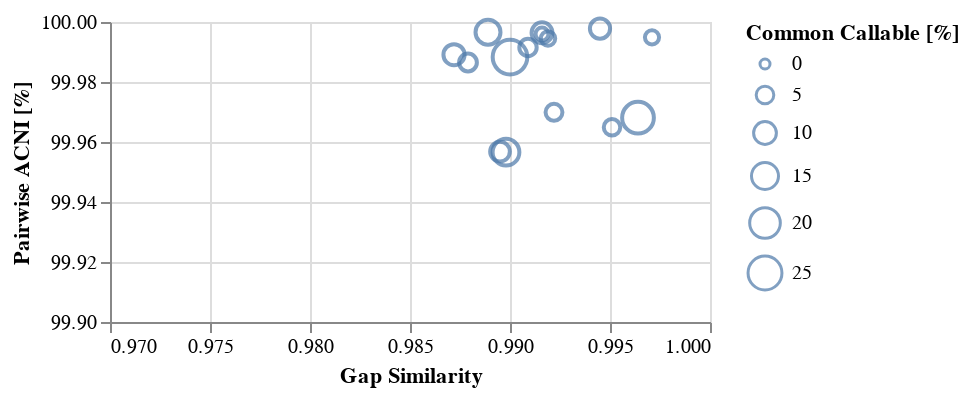

Notebook source saved alongside this figure:
### Code cell
c1 = alt.Chart(compare_pass_qc.reset_index()).mark_point().encode(
    alt.X('gapJaccardSim', scale=alt.Scale(zero=False, domain=[0.97, 1.0]), title="Gap Similarity"),
    alt.Y('singleAgreePct', scale=alt.Scale(zero=False, domain=[99.9, 100]), title="Pairwise ACNI [%]"),
    size=alt.Size('commonPct', type="quantitative", title="Common Callable [%]",
                  scale=alt.Scale(range=(25, 300))),
    tooltip=['sample1', 'sample2', 'ref', 'commonPct', 'singleAgreePct', 'gapJaccardSim', 'sharedAllelesPct']
)

c1.properties(width=300, height=150)

### Figure 1 — Vega-Lite specification as saved in the notebook (floating-point values rounded to 4 significant figures)
{"config": {"view": {"continuousWidth": 400, "continuousHeight": 300}}, "data": {"name": "data-f4a8f9c3208129116711ab5f7548c549"}, "mark": "point", "encoding": {"size": {"type": "quantitative", "field": "commonPct", "scale": {"range": [25, 300]}, "title": "Common Callable [%]"}, "tooltip": [{"type": "nominal", "field": "sample1"}, {"type": "nominal", "field": "sample2"}, {"type": "nominal", "field": "ref"}, {"type": "quantitative", "field": "commonPct"}, {"type": "quantitative", "field": "singleAgreePct"}, {"type": "quantitative", "field": "gapJaccardSim"}, {"type": "quantitative", "field": "sharedAllelesPct"}], "x": {"type": "quantitative", "field": "gapJaccardSim", "scale": {"domain": [0.97, 1.0], "zero": false}, "title": "Gap Similarity"}, "y": {"type": "quantitative", "field": "singleAgreePct", "scale": {"domain": [99.9, 100], "zero": false}, "title": "Pairwise ACNI [%]"}}, "height": 150, "width": 300, "$schema": "https://vega.github.io/schema/vega-lite/v4.8.1.json", "datasets": {"data-f4a8f9c3208129116711ab5f7548c549": [{"sample1": "UMB11_03", "sample2": "UMB11_03.1", "ref": "Esch_coli_1190", "scaffold": "NZ_CP023386.1", "length": 4900891, "common": 126732, "commonPct": 2.586, "single": 126732, "singlePct": 100.0, "singleAgree": 126725, "singleAgreePct": 99.99, "sharedAlleles": 126725, "sharedAllelesPct": 99.99, "variants": 28, "variantPct": 0.0221, "commonVariant": 21, "commonVariantPct": 75.0, "variantExact": 21, "variantExactPct": 75.0, "AnotB": 2, "AnotBpct": 7.143, "AnotBweak": 2, "AnotBweakPct": 7.143, "BnotA": 5, "BnotApct": 17.86, "BnotAweak": 5, "BnotAweakPct": 17.86, "Agaps": 185085, "AsharedGaps": 163905, "AgapPct": 88.56, "Bgaps": 172806, "BsharedGaps": 172806, "BgapPct": 100.0, "gapJaccardSim": 0.9919, "enough_cov": true}, {"sample1": "UMB11_03", "sample2": "UMB11_06", "ref": "Esch_coli_1190", "scaffold": "NZ_CP023386.1", "length": 4900891, "common": 336010, "commonPct": 6.856, "single": 335954, "singlePct": 99.98, "singleAgree": 335809, "singleAgreePct": 99.96, "sharedAlleles": 335865, "sharedAllelesPct": 99.96, "variants": 279, "variantPct": 0.083, "commonVariant": 134, "commonVariantPct": 48.03, "variantExact": 78, "variantExactPct": 27.96, "AnotB": 23, "AnotBpct": 8.244, "AnotBweak": 17, "AnotBweakPct": 6.093, "BnotA": 174, "BnotApct": 62.37, "BnotAweak": 160, "BnotAweakPct": 57.35, "Agaps": 185085, "AsharedGaps": 163905, "AgapPct": 88.56, "Bgaps": 165099, "BsharedGaps": 158136, "BgapPct": 95.78, "gapJaccardSim": 0.9895, "enough_cov": true}, {"sample1": "UMB11_03", "sample2": "UMB11_07", "ref": "Esch_coli_1190", "scaffold": "NZ_CP023386.1", "length": 4900891, "common": 405110, "commonPct": 8.266, "single": 405067, "singlePct": 99.99, "singleAgree": 405023, "singleAgreePct": 99.99, "sharedAlleles": 405066, "sharedAllelesPct": 99.99, "variants": 200, "variantPct": 0.0494, "commonVariant": 156, "commonVariantPct": 78.0, "variantExact": 113, "variantExactPct": 56.5, "AnotB": 12, "AnotBpct": 6.0, "AnotBweak": 12, "AnotBweakPct": 6.0, "BnotA": 72, "BnotApct": 36.0, "BnotAweak": 65, "BnotAweakPct": 32.5, "Agaps": 185085, "AsharedGaps": 175075, "AgapPct": 94.59, "Bgaps": 171056, "BsharedGaps": 154895, "BgapPct": 90.55, "gapJaccardSim": 0.9872, "enough_cov": true}, {"sample1": "UMB11_03", "sample2": "UMB11_08", "ref": "Esch_coli_1190", "scaffold": "NZ_CP023386.1", "length": 4900891, "common": 117635, "commonPct": 2.4, "single": 117635, "singlePct": 100.0, "singleAgree": 117629, "singleAgreePct": 99.99, "sharedAlleles": 117629, "sharedAllelesPct": 99.99, "variants": 52, "variantPct": 0.0442, "commonVariant": 46, "commonVariantPct": 88.46, "variantExact": 46, "variantExactPct": 88.46, "AnotB": 3, "AnotBpct": 5.769, "AnotBweak": 3, "AnotBweakPct": 5.769, "BnotA": 3, "BnotApct": 5.769, "BnotAweak": 2, "BnotAweakPct": 3.846, "Agaps": 185085, "AsharedGaps": 145541, "AgapPct": 78.63, "Bgaps": 158445, "BsharedGaps": 146928, "BgapPct": 92.73, "gapJaccardSim": 0.9971, "enough_cov": true}, {"sample1": "UMB11_03", "sample2": "UMB11_11", "ref": "Esch_coli_1190", "scaffold": "NZ_CP023386.1", "length": 4900891, "common": 611275, "commonPct": 12.47, "single": 611224, "singlePct": 99.99, "singleAgree": 611203, "singleAgreePct": 100.0, "sharedAlleles": 611254, "sharedAllelesPct": 100.0, "variants": 242, "variantPct": 0.0396, "commonVariant": 221, "commonVariantPct": 91.32, "variantExact": 174, "variantExactPct": 71.9, "AnotB": 16, "AnotBpct": 6.612, "AnotBweak": 13, "AnotBweakPct": 5.372, "BnotA": 34, "BnotApct": 14.05, "BnotAweak": 29, "BnotAweakPct": 11.98, "Agaps": 185085, "AsharedGaps": 185085, "AgapPct": 100.0, "Bgaps": 165998, "BsharedGaps": 165998, "BgapPct": 100.0, "gapJaccardSim": 0.9889, "enough_cov": true}, {"sample1": "UMB11_03.1", "sample2": "UMB11_06", "ref": "Esch_coli_1190", "scaffold": "NZ_CP023386.1", "length": 4900891, "common": 215863, "commonPct": 4.405, "single": 215823, "singlePct": 99.98, "singleAgree": 215758, "singleAgreePct": 99.97, "sharedAlleles": 215798, "sharedAllelesPct": 99.97, "variants": 133, "variantPct": 0.0616, "commonVariant": 68, "commonVariantPct": 51.13, "variantExact": 28, "variantExactPct": 21.05, "AnotB": 8, "AnotBpct": 6.015, "AnotBweak": 6, "AnotBweakPct": 4.511, "BnotA": 95, "BnotApct": 71.43, "BnotAweak": 95, "BnotAweakPct": 71.43, "Agaps": 172806, "AsharedGaps": 172806, "AgapPct": 100.0, "Bgaps": 165099, "BsharedGaps": 158136, "BgapPct": 95.78, "gapJaccardSim": 0.9922, "enough_cov": true}, {"sample1": "UMB11_03.1", "sample2": "UMB11_07", "ref": "Esch_coli_1190", "scaffold": "NZ_CP023386.1", "length": 4900891, "common": 252557, "commonPct": 5.153, "single": 252524, "singlePct": 99.99, "singleAgree": 252490, "singleAgreePct": 99.99, "sharedAlleles": 252523, "sharedAllelesPct": 99.99, "variants": 130, "variantPct": 0.0515, "commonVariant": 96, "commonVariantPct": 73.85, "variantExact": 63, "variantExactPct": 48.46, "AnotB": 7, "AnotBpct": 5.385, "AnotBweak": 6, "AnotBweakPct": 4.615, "BnotA": 56, "BnotApct": 43.08, "BnotAweak": 56, "BnotAweakPct": 43.08, "Agaps": 172806, "AsharedGaps": 172806, "AgapPct": 100.0, "Bgaps": 171056, "BsharedGaps": 148033, "BgapPct": 86.54, "gapJaccardSim": 0.9879, "enough_cov": true}, {"sample1": "UMB11_03.1", "sample2": "UMB11_08", "ref": "Esch_coli_1190", "scaffold": "NZ_CP023386.1", "length": 4900891, "common": 75899, "commonPct": 1.549, "single": 75897, "singlePct": 100.0, "singleAgree": 75894, "singleAgreePct": 100.0, "sharedAlleles": 75896, "sharedAllelesPct": 100.0, "variants": 20, "variantPct": 0.0264, "commonVariant": 17, "commonVariantPct": 85.0, "variantExact": 15, "variantExactPct": 75.0, "AnotB": 1, "AnotBpct": 5.0, "AnotBweak": 1, "AnotBweakPct": 5.0, "BnotA": 2, "BnotApct": 10.0, "BnotAweak": 2, "BnotAweakPct": 10.0, "Agaps": 172806, "AsharedGaps": 148091, "AgapPct": 85.7, "Bgaps": 158445, "BsharedGaps": 146928, "BgapPct": 92.73, "gapJaccardSim": 0.9916, "enough_cov": true}, {"sample1": "UMB11_03.1", "sample2": "UMB11_11", "ref": "Esch_coli_1190", "scaffold": "NZ_CP023386.1", "length": 4900891, "common": 390913, "commonPct": 7.976, "single": 390894, "singlePct": 100.0, "singleAgree": 390880, "singleAgreePct": 100.0, "sharedAlleles": 390899, "sharedAllelesPct": 100.0, "variants": 100, "variantPct": 0.0256, "commonVariant": 86, "commonVariantPct": 86.0, "variantExact": 67, "variantExactPct": 67.0, "AnotB": 9, "AnotBpct": 9.0, "AnotBweak": 8, "AnotBweakPct": 8.0, "BnotA": 15, "BnotApct": 15.0, "BnotAweak": 14, "BnotAweakPct": 14.0, "Agaps": 172806, "AsharedGaps": 172806, "AgapPct": 100.0, "Bgaps": 165998, "BsharedGaps": 154893, "BgapPct": 93.31, "gapJaccardSim": 0.9916, "enough_cov": true}, {"sample1": "UMB11_06", "sample2": "UMB11_07", "ref": "Esch_coli_1190", "scaffold": "NZ_CP023386.1", "length": 4900891, "common": 718395, "commonPct": 14.66, "single": 718228, "singlePct": 99.98, "singleAgree": 717916, "singleAgreePct": 99.96, "sharedAlleles": 718083, "sharedAllelesPct": 99.96, "variants": 683, "variantPct": 0.0951, "commonVariant": 371, "commonVariantPct": 54.32, "variantExact": 204, "variantExactPct": 29.87, "AnotB": 318, "AnotBpct": 46.56, "AnotBweak": 310, "AnotBweakPct": 45.39, "BnotA": 157, "BnotApct": 22.99, "BnotAweak": 151, "BnotAweakPct": 22.11, "Agaps": 165099, "AsharedGaps": 158136, "AgapPct": 95.78, "Bgaps": 171056, "BsharedGaps": 148033, "BgapPct": 86.54, "gapJaccardSim": 0.9898, "enough_cov": true}, {"sample1": "UMB11_06", "sample2": "UMB11_08", "ref": "Esch_coli_1190", "scaffold": "NZ_CP023386.1", "length": 4900891, "common": 199668, "commonPct": 4.074, "single": 199626, "singlePct": 99.98, "singleAgree": 199556, "singleAgreePct": 99.96, "sharedAlleles": 199598, "sharedAllelesPct": 99.96, "variants": 162, "variantPct": 0.0811, "commonVariant": 92, "commonVariantPct": 56.79, "variantExact": 51, "variantExactPct": 31.48, "AnotB": 92, "AnotBpct": 56.79, "AnotBweak": 91, "AnotBweakPct": 56.17, "BnotA": 19, "BnotApct": 11.73, "BnotAweak": 18, "BnotAweakPct": 11.11, "Agaps": 165099, "AsharedGaps": 151355, "AgapPct": 91.68, "Bgaps": 158445, "BsharedGaps": 158445, "BgapPct": 100.0, "gapJaccardSim": 0.9951, "enough_cov": true}, {"sample1": "UMB11_06", "sample2": "UMB11_11", "ref": "Esch_coli_1190", "scaffold": "NZ_CP023386.1", "length": 4900891, "common": 1059446, "commonPct": 21.62, "single": 1059249, "singlePct": 99.98, "singleAgree": 1058911, "singleAgreePct": 99.97, "sharedAlleles": 1059108, "sharedAllelesPct": 99.97, "variants": 800, "variantPct": 0.0755, "commonVariant": 462, "commonVariantPct": 57.75, "variantExact": 269, "variantExactPct": 33.62, "AnotB": 466, "AnotBpct": 58.25, "AnotBweak": 451, "AnotBweakPct": 56.38, "BnotA": 60, "BnotApct": 7.5, "BnotAweak": 50, "BnotAweakPct": 6.25, "Agaps": 165099, "AsharedGaps": 158136, "AgapPct": 95.78, "Bgaps": 165998, "BsharedGaps": 154893, "BgapPct": 93.31, "gapJaccardSim": 0.9964, "enough_cov": true}, {"sample1": "UMB11_07", "sample2": "UMB11_08", "ref": "Esch_coli_1190", "scaffold": "NZ_CP023386.1", "length": 4900891, "common": 235328, "commonPct": 4.802, "single": 235291, "singlePct": 99.98, "singleAgree": 235271, "singleAgreePct": 99.99, "sharedAlleles": 235308, "sharedAllelesPct": 99.99, "variants": 116, "variantPct": 0.0493, "commonVariant": 96, "commonVariantPct": 82.76, "variantExact": 60, "variantExactPct": 51.72, "AnotB": 44, "AnotBpct": 37.93, "AnotBweak": 43, "AnotBweakPct": 37.07, "BnotA": 9, "BnotApct": 7.759, "BnotAweak": 6, "BnotAweakPct": 5.172, "Agaps": 171056, "AsharedGaps": 131119, "AgapPct": 76.65, "Bgaps": 158445, "BsharedGaps": 146928, "BgapPct": 92.73, "gapJaccardSim": 0.9909, "enough_cov": true}, {"sample1": "UMB11_07", "sample2": "UMB11_11", "ref": "Esch_coli_1190", "scaffold": "NZ_CP023386.1", "length": 4900891, "common": 1284089, "commonPct": 26.2, "single": 1283913, "singlePct": 99.99, "singleAgree": 1283763, "singleAgreePct": 99.99, "sharedAlleles": 1283939, "sharedAllelesPct": 99.99, "variants": 667, "variantPct": 0.0519, "commonVariant": 517, "commonVariantPct": 77.51, "variantExact": 347, "variantExactPct": 52.02, "AnotB": 258, "AnotBpct": 38.68, "AnotBweak": 254, "AnotBweakPct": 38.08, "BnotA": 33, "BnotApct": 4.947, "BnotAweak": 26, "BnotAweakPct": 3.898, "Agaps": 171056, "AsharedGaps": 154895, "AgapPct": 90.55, "Bgaps": 165998, "BsharedGaps": 160523, "BgapPct": 96.7, "gapJaccardSim": 0.99, "enough_cov": true}, {"sample1": "UMB11_08", "sample2": "UMB11_11", "ref": "Esch_coli_1190", "scaffold": "NZ_CP023386.1", "length": 4900891, "common": 358765, "commonPct": 7.32, "single": 358752, "singlePct": 100.0, "singleAgree": 358744, "singleAgreePct": 100.0, "sharedAlleles": 358757, "sharedAllelesPct": 100.0, "variants": 136, "variantPct": 0.0379, "commonVariant": 128, "commonVariantPct": 94.12, "variantExact": 116, "variantExactPct": 85.29, "AnotB": 10, "AnotBpct": 7.353, "AnotBweak": 9, "AnotBweakPct": 6.618, "BnotA": 6, "BnotApct": 4.412, "BnotAweak": 5, "BnotAweakPct": 3.676, "Agaps": 158445, "AsharedGaps": 146928, "AgapPct": 92.73, "Bgaps": 165998, "BsharedGaps": 139943, "BgapPct": 84.3, "gapJaccardSim": 0.9945, "enough_cov": true}]}}
